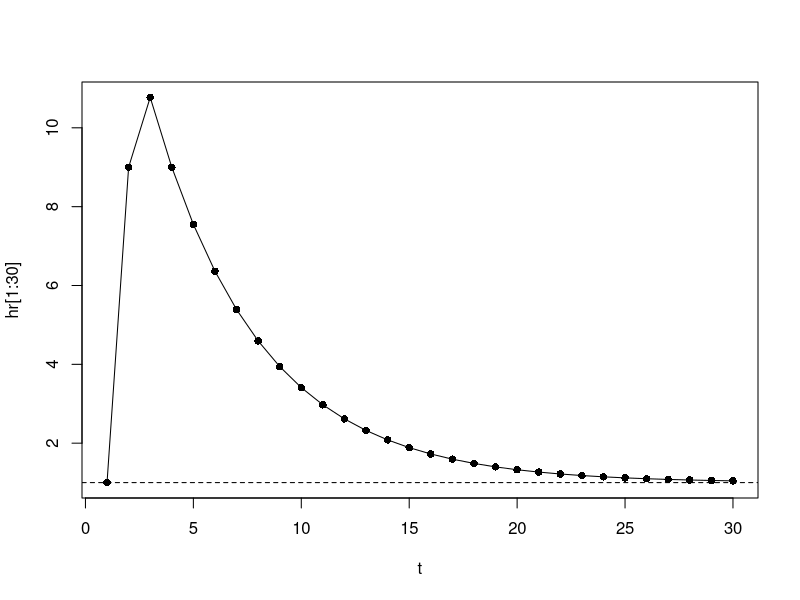
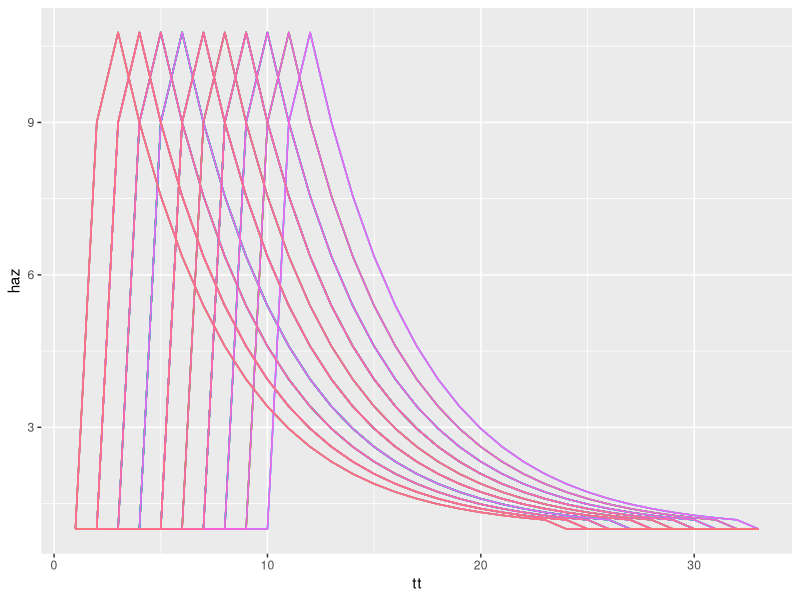
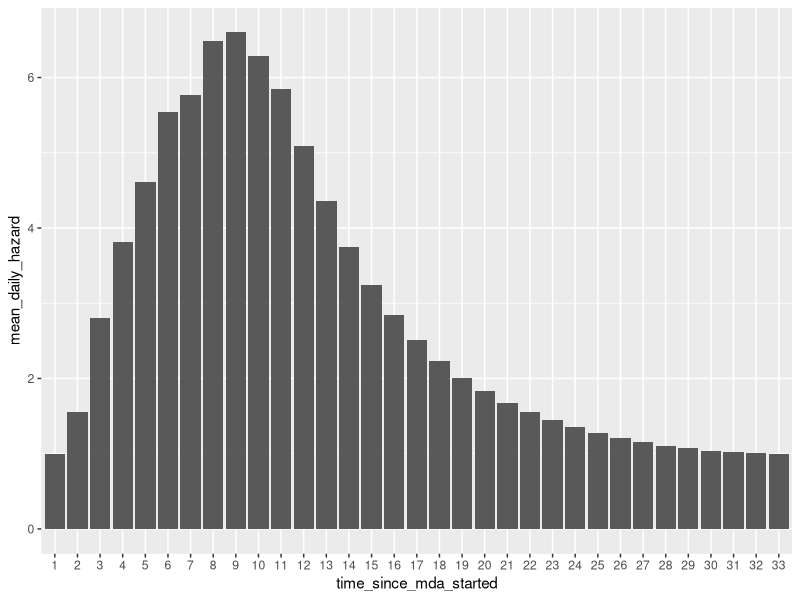
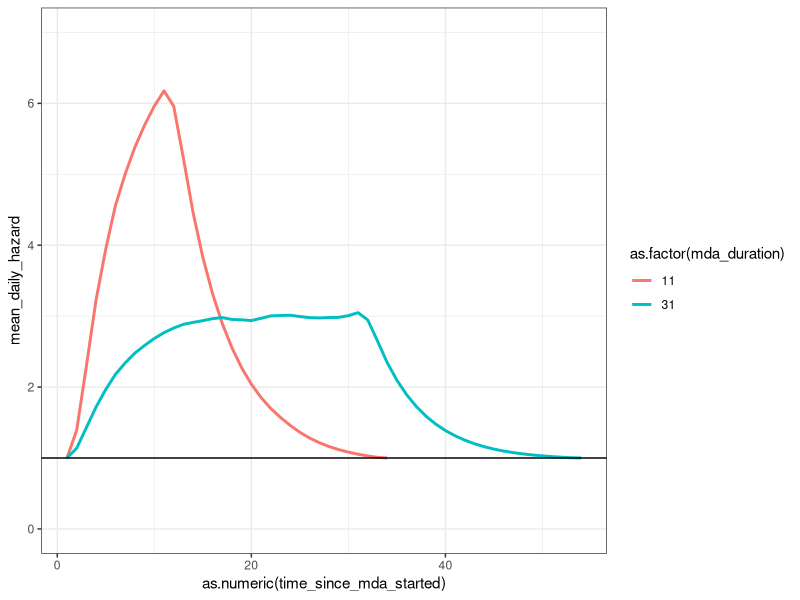

R code for these plots, in order:
require(tidyverse)
# i can't easily find the 1x400 HR numbers so i've made up something close-ish
t <- 1:30
hr <- c(1, 9, 1+8*exp(-0.2*(t-2)))
plot(t, hr[1:30], type = "o", pch=16)
abline(h=1, lty=2)


# function to generate hazard curves based on when each individual recieved IVM in the MDA
#NC: I think npop is equivalent to number of distributions.
make_haz_curves <- function(ivm_mda_duration = ivm_mda_duration,
                            ivm_effect_duration = 23, #for IVM HRs
                            npop = npop){


  all_haz <- NULL
  tseq <- 1:(ivm_mda_duration + ivm_effect_duration) #time goes from duration of MDA + max time of effect --> have enough time steps

  for(i in 1:npop){

    # randomly select the day on which individual i took ivermectin
    ivm_start_time <- round(runif(1, 1, ivm_mda_duration),0) #randomly draw a start time within the ivm_mda_duration

    # make an empty dataframe for that individuals hr data
    haz_curve <- data.frame(ind = i,
                            tt = tseq,
                            haz = 1) #at the beginning, no killing effect.
    # fill in the haz curve at the timepoint they took ivm
    haz_curve$haz[ivm_start_time:(ivm_start_time + ivm_effect_duration-1)] = hr[1:ivm_effect_duration]

    all_haz <- bind_rows(all_haz, haz_curve)
  }

  return(all_haz)
}

#### test the function works ####

pop_haz = make_haz_curves(ivm_mda_duration = 10,
                npop = 100)

ggplot(pop_haz, aes(x = tt, y = haz, color = as.factor(ind))) +
  geom_line() +
  theme(legend.position = "none")

# then take the average hazard at each day
mean_daily_hazard <- pop_haz %>%
  group_by(time_since_mda_started = as.factor(tt)) %>%
  summarise(mean_daily_hazard = mean(haz))


ggplot(mean_daily_hazard, aes(x = time_since_mda_started, y = mean_daily_hazard)) +
  geom_col()

#### comparison for 11 days vs 31 days ####


pop_haz_11 = make_haz_curves(ivm_mda_duration = 11,
                          npop = 10000)

pop_haz_31 = make_haz_curves(ivm_mda_duration = 31,
                             npop = 10000)


mean_daily_hazard_11 <- pop_haz_11 %>%
  group_by(time_since_mda_started = as.factor(tt)) %>%
  summarise(mean_daily_hazard = mean(haz)) %>%
  mutate(mda_duration = 11)

mean_daily_hazard_31 <- pop_haz_31 %>%
  group_by(time_since_mda_started = as.factor(tt)) %>%
  summarise(mean_daily_hazard = mean(haz)) %>%
  mutate(mda_duration = 31)


combined_data <- bind_rows(mean_daily_hazard_11, mean_daily_hazard_31)

ggplot(combined_data, aes(x = as.numeric(time_since_mda_started),
                          y = mean_daily_hazard,
                          color = as.factor(mda_duration))) +
  geom_line(linewidth = 1) +
  geom_hline(yintercept = 1) +
  ylim(c(0, 7)) +
  theme_bw()
